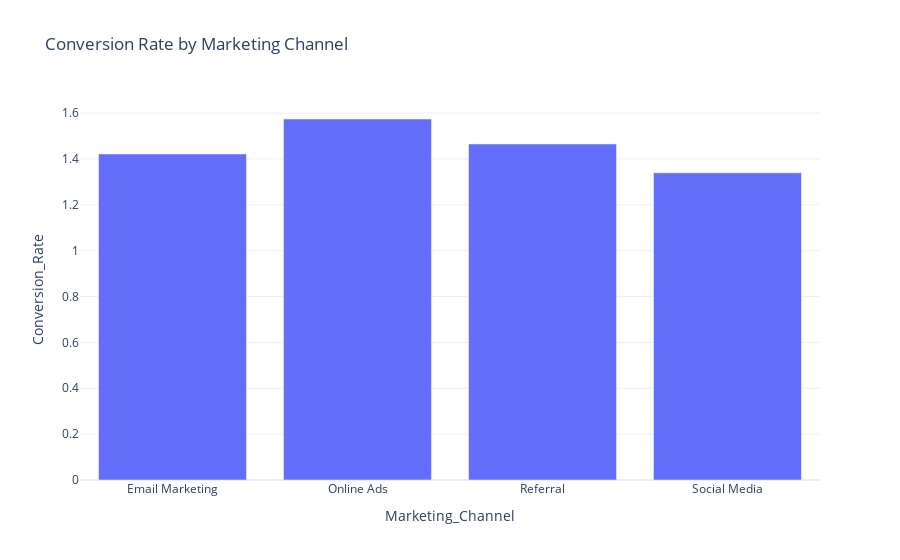

Notebook code cell kept with this figure:
### Markdown cell above
### Conversion rate by marketing channels

### Code cell
Conversion_Rate_by_channel = data.groupby('Marketing_Channel')['Conversion_Rate'].sum().reset_index()
fig3 = px.bar(Conversion_Rate_by_channel,
              x = 'Marketing_Channel',
              y = 'Conversion_Rate',
              title = 'Conversion Rate by Marketing Channel')
fig3.show()

### Figure 1 — Plotly figure (JSON) as saved in the notebook; plotly's stock layout.template omitted (floating-point values rounded to 4 significant figures)
{"data": [{"alignmentgroup": "True", "hovertemplate": "Marketing_Channel=%{x}<br>Conversion_Rate=%{y}<extra></extra>", "legendgroup": "", "marker": {"color": "#636efa", "pattern": {"shape": ""}}, "name": "", "offsetgroup": "", "orientation": "v", "showlegend": false, "textposition": "auto", "type": "bar", "x": ["Email Marketing", "Online Ads", "Referral", "Social Media"], "xaxis": "x", "y": [1.422, 1.574, 1.465, 1.339], "yaxis": "y"}], "layout": {"barmode": "relative", "legend": {"tracegroupgap": 0}, "title": {"text": "Conversion Rate by Marketing Channel"}, "xaxis": {"anchor": "y", "domain": [0, 1], "title": {"text": "Marketing_Channel"}}, "yaxis": {"anchor": "x", "domain": [0, 1], "title": {"text": "Conversion_Rate"}}}}
